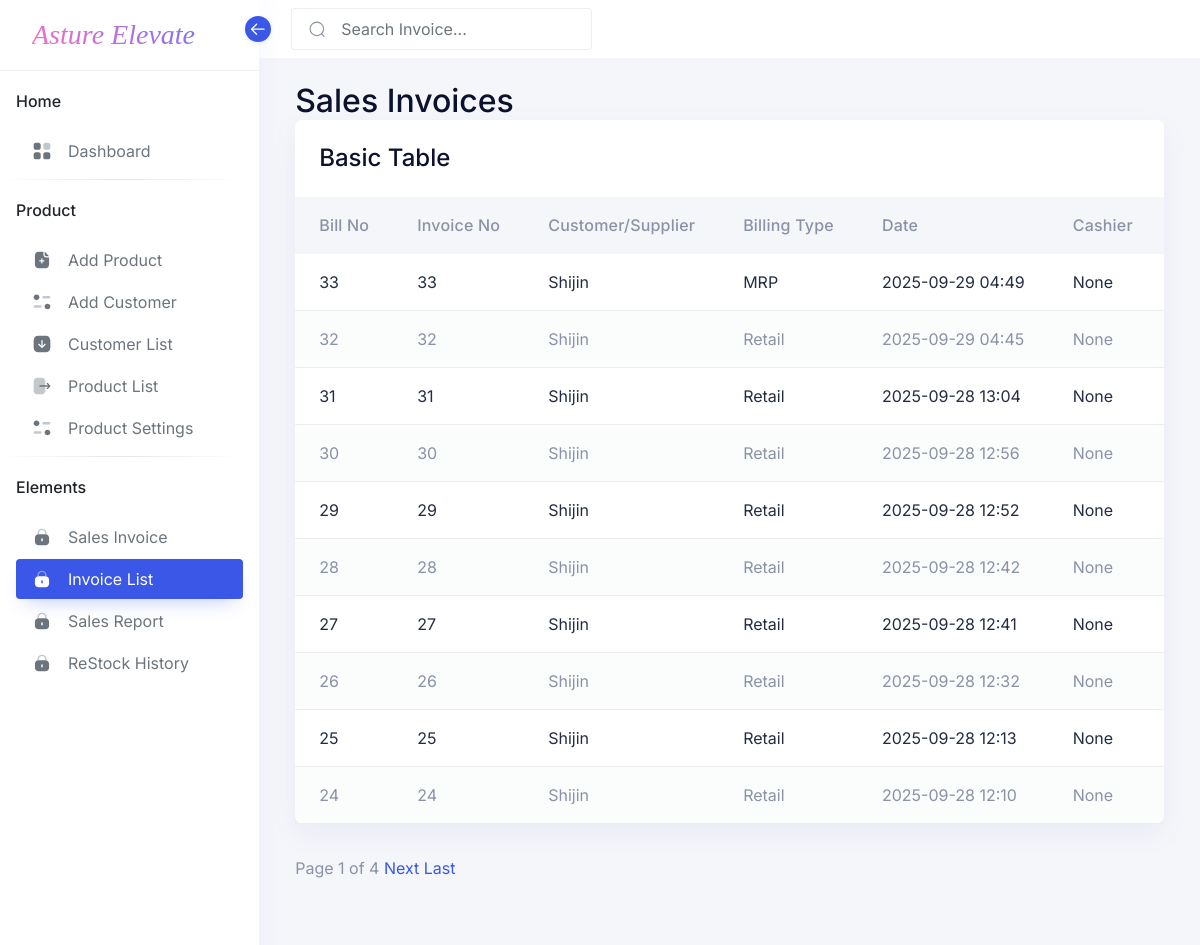
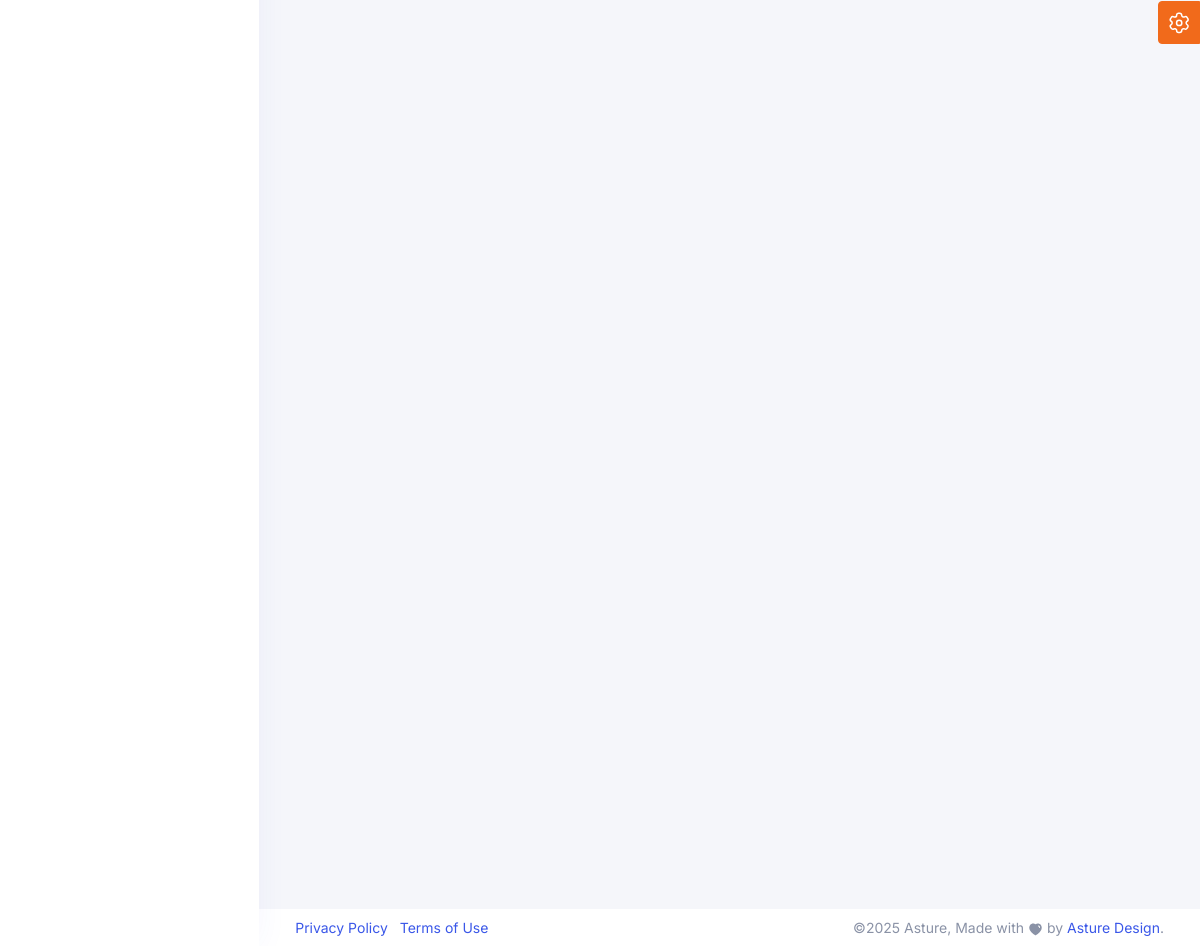
The page /Product/Invoice_List/ on the database its author committed (2 pictures, top to bottom).
### Product/models.py (models this page shows, shortened)
class SalesInvoice(models.Model):
    bill_no = models.AutoField(primary_key=True)
    bill_date = models.DateField(auto_now_add=True)
    invoice_no = models.IntegerField(unique=True, blank=True, null=True)
    invoice_date = models.DateTimeField(auto_now_add=True)
    supplier = models.ForeignKey(Supplier, on_delete=models.CASCADE, null=True, blank=True)
    customer = models.ForeignKey(Customer, on_delete=models.CASCADE, null=True, blank=True)
    cashier = models.CharField(max_length=100, null=True, blank=True)
    is_local = models.BooleanField(default=True)
    is_interstate = models.BooleanField(default=False)
    billing_type = models.CharField(max_length=20, choices=[
        ('wholesale', 'Wholesale'),
        ('retail', 'Retail'),
        ('mrp', 'MRP'),
    ], default='mrp')
    subtotal = models.DecimalField(max_digits=12, decimal_places=2, default=0)
    gst_total = models.DecimalField(max_digits=12, decimal_places=2, default=0)
    round_off = models.DecimalField(max_digits=12, decimal_places=2, default=0)
    grand_total = models.DecimalField(max_digits=12, decimal_places=2, default=0)

class Customer(models.Model):
    name = models.CharField(max_length=255, db_index=True)  # Indexed for fast search
    pin_code = models.CharField(max_length=6, db_index=True)  # Indexed PIN Code
    credit_limit = models.DecimalField(max_digits=10, decimal_places=2, default=0.00)
    credit_period = models.IntegerField(help_text="Credit period in days", default=30)  # Default 30 days
    salesman = models.ForeignKey(
        "Salesman", on_delete=models.SET_NULL, null=True, blank=True
    )
    bank_account = models.ForeignKey(
        BankAccount, on_delete=models.SET_NULL, null=True, blank=True, related_name="customers"
    )
    address = models.TextField(null=True, blank=True)
    area = models.CharField(max_length=255, blank=True)  # Area of the customer
    route = models.CharField(max_length=255, blank=True)  # Route information
    district = models.CharField(max_length=255, blank=True)  # District
    state = models.CharField(max_length=255, blank=True)  # State
    country = models.CharField(max_length=50, default="India")  # Default India
    tin_no = models.CharField(max_length=15, blank=True, null=True, unique=True)  # Unique TIN
    gstin = models.CharField(max_length=15, blank=True, null=True, unique=True, db_index=True)  # Indexed
    dl_no = models.CharField(max_length=20, blank=True, null=True, unique=True)  # Unique DL Number
    contact = models.CharField(max_length=20, db_index=True)  # Indexed Contact Number
    email = models.EmailField(blank=True, null=True)
    contact_person = models.CharField(max_length=255, blank=True, null=True)
    active = models.BooleanField(default=True)  # Active Status

class Supplier(models.Model):
    name = models.CharField(max_length=255)
    address = models.TextField(null=True, blank=True)
    contact_info = models.TextField(blank=True, null=True)  # Address or contact details

### Product/views.py (the view)
# urls.py: path('Invoice_List/',invoice_list,name='invoice_list'),
def invoice_list(request):
    invoices = SalesInvoice.objects.prefetch_related("items").annotate(
        total_amount=Sum("items__total_amount")
    ).order_by("-bill_no")
    paginator = Paginator(invoices, 10)
    page_number = request.GET.get("page")
    page_obj = paginator.get_page(page_number)
    return render(request, "invoice_list.html", {"page_obj": page_obj})

### templates/invoice_list.html (shortened to what this page needs)
{% extends 'base.html' %}
{% block content %}
<h2>Sales Invoices</h2>
<div class="row">
    <div class="col-sm-12">
       <div class="card">
          <div class="card-header d-flex justify-content-between">
             <div class="header-title">
                <h4 class="card-title">Basic Table</h4>
             </div>
          </div>
          <div class="card-body p-0">
             <div class="table-responsive mt-4">
                <table id="basic-table" class="table table-striped mb-0" role="grid">
                   <thead>
                    <tr>
                        <th>Bill No</th>
                        <th>Invoice No</th>
                        <th>Customer/Supplier</th>
                        <th>Billing Type</th>
                        <th>Date</th>
                        <th>Cashier</th>
                        <th>Subtotal</th>
                    </tr>
                   </thead>
                   <tbody>
                    {% for invoice in page_obj %}
                    <tr>
                        <td>{{ invoice.bill_no }}</td>
                        <td>{{ invoice.invoice_no }}</td>
                        <td>
                            {% if invoice.customer %}
                                {{ invoice.customer.name }}
                            {% else %}
                                {{ invoice.supplier.name }}
                            {% endif %}
                        </td>
                        <td>{{ invoice.get_billing_type_display }}</td>
                        <td>{{ invoice.invoice_date|date:"Y-m-d H:i" }}</td>
                        <td>{{ invoice.cashier }}</td>
                    <td>{{ invoice.total_amount|floatformat:2  }}</td>
                    </tr>
                    {% endfor %}
                   </tbody>
                </table>
             </div>
          </div>
       </div>
    </div>
 </div>
<div>
    Page {{ page_obj.number }} of {{ page_obj.paginator.num_pages }}
    {% if page_obj.has_next %}
        <a href="?page={{ page_obj.next_page_number }}">Next</a>
        <a href="?page={{ page_obj.paginator.num_pages }}">Last</a>
    {% endif %}
</div>
{% endblock %}

### rows shown on the page
SalesInvoice: bill_no "33", invoice_no "33", customer.name "Shijin", billing_type "MRP", invoice_date "2025-09-29 04:49", cashier "None"
SalesInvoice: bill_no "32", invoice_no "32", supplier.name "Shijin", billing_type "Retail", invoice_date "2025-09-29 04:45", cashier "None"
SalesInvoice: bill_no "31", invoice_no "31", customer.name "Shijin", billing_type "Retail", invoice_date "2025-09-28 13:04", cashier "None"
SalesInvoice: bill_no "30", invoice_no "30", customer.name "Shijin", billing_type "Retail", invoice_date "2025-09-28 12:56", cashier "None"
SalesInvoice: bill_no "29", invoice_no "29", customer.name "Shijin", billing_type "Retail", invoice_date "2025-09-28 12:52", cashier "None"
SalesInvoice: bill_no "28", invoice_no "28", customer.name "Shijin", billing_type "Retail", invoice_date "2025-09-28 12:42", cashier "None"
SalesInvoice: bill_no "27", invoice_no "27", customer.name "Shijin", billing_type "Retail", invoice_date "2025-09-28 12:41", cashier "None"
SalesInvoice: bill_no "26", invoice_no "26", customer.name "Shijin", billing_type "Retail", invoice_date "2025-09-28 12:32", cashier "None"
SalesInvoice: bill_no "25", invoice_no "25", customer.name "Shijin", billing_type "Retail", invoice_date "2025-09-28 12:13", cashier "None"
SalesInvoice: bill_no "24", invoice_no "24", supplier.name "Shijin", billing_type "Retail", invoice_date "2025-09-28 12:10", cashier "None"

### other values the page prints
{{ page_obj.number }} "1"
{{ page_obj.paginator.num_pages }} "4"
